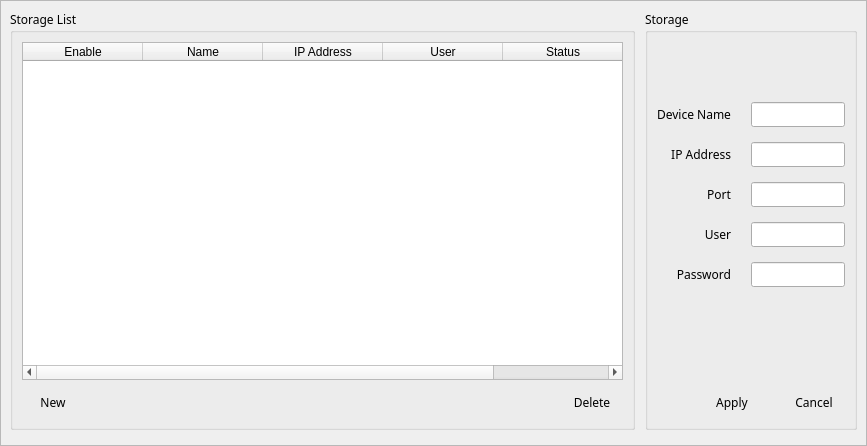
<?xml version="1.0" encoding="UTF-8"?>
<ui version="4.0">
 <class>VidStorAdd</class>
 <widget class="QWidget" name="VidStorAdd">
  <property name="geometry">
   <rect>
    <x>0</x>
    <y>0</y>
    <width>867</width>
    <height>446</height>
   </rect>
  </property>
  <property name="minimumSize">
   <size>
    <width>0</width>
    <height>0</height>
   </size>
  </property>
  <property name="maximumSize">
   <size>
    <width>16777215</width>
    <height>16777215</height>
   </size>
  </property>
  <property name="font">
   <font>
    <family>나눔스퀘어_ac</family>
   </font>
  </property>
  <property name="windowTitle">
   <string>Form</string>
  </property>
  <property name="styleSheet">
   <string notr="true"/>
  </property>
  <layout class="QVBoxLayout" name="verticalLayout_3">
   <property name="spacing">
    <number>0</number>
   </property>
   <property name="leftMargin">
    <number>0</number>
   </property>
   <property name="topMargin">
    <number>0</number>
   </property>
   <property name="rightMargin">
    <number>0</number>
   </property>
   <property name="bottomMargin">
    <number>0</number>
   </property>
   <item>
    <widget class="QScrollArea" name="scrollArea">
     <property name="widgetResizable">
      <bool>true</bool>
     </property>
     <widget class="QWidget" name="scrollAreaWidgetContents">
      <property name="geometry">
       <rect>
        <x>0</x>
        <y>0</y>
        <width>865</width>
        <height>444</height>
       </rect>
      </property>
      <layout class="QVBoxLayout" name="verticalLayout_4">
       <item>
        <layout class="QHBoxLayout" name="horizontalLayout">
         <property name="spacing">
          <number>10</number>
         </property>
         <item>
          <widget class="QGroupBox" name="groupBox">
           <property name="title">
            <string>Storage List</string>
           </property>
           <layout class="QVBoxLayout" name="verticalLayout_2">
            <item>
             <widget class="QTableWidget" name="tableWidget">
              <property name="layoutDirection">
               <enum>Qt::LeftToRight</enum>
              </property>
              <property name="sizeAdjustPolicy">
               <enum>QAbstractScrollArea::AdjustToContents</enum>
              </property>
              <property name="editTriggers">
               <set>QAbstractItemView::NoEditTriggers</set>
              </property>
              <property name="selectionMode">
               <enum>QAbstractItemView::SingleSelection</enum>
              </property>
              <property name="selectionBehavior">
               <enum>QAbstractItemView::SelectRows</enum>
              </property>
              <property name="textElideMode">
               <enum>Qt::ElideMiddle</enum>
              </property>
              <property name="verticalScrollMode">
               <enum>QAbstractItemView::ScrollPerItem</enum>
              </property>
              <property name="horizontalScrollMode">
               <enum>QAbstractItemView::ScrollPerItem</enum>
              </property>
              <property name="gridStyle">
               <enum>Qt::SolidLine</enum>
              </property>
              <property name="sortingEnabled">
               <bool>false</bool>
              </property>
              <property name="wordWrap">
               <bool>false</bool>
              </property>
              <property name="cornerButtonEnabled">
               <bool>false</bool>
              </property>
              <property name="columnCount">
               <number>5</number>
              </property>
              <attribute name="horizontalHeaderVisible">
               <bool>true</bool>
              </attribute>
              <attribute name="horizontalHeaderCascadingSectionResizes">
               <bool>false</bool>
              </attribute>
              <attribute name="horizontalHeaderDefaultSectionSize">
               <number>120</number>
              </attribute>
              <attribute name="horizontalHeaderHighlightSections">
               <bool>true</bool>
              </attribute>
              <attribute name="horizontalHeaderMinimumSectionSize">
               <number>50</number>
              </attribute>
              <attribute name="horizontalHeaderStretchLastSection">
               <bool>true</bool>
              </attribute>
              <attribute name="verticalHeaderVisible">
               <bool>true</bool>
              </attribute>
              <attribute name="verticalHeaderHighlightSections">
               <bool>true</bool>
              </attribute>
              <attribute name="verticalHeaderStretchLastSection">
               <bool>false</bool>
              </attribute>
              <column>
               <property name="text">
                <string>Enable</string>
               </property>
              </column>
              <column>
               <property name="text">
                <string>Name</string>
               </property>
              </column>
              <column>
               <property name="text">
                <string>IP Address</string>
               </property>
              </column>
              <column>
               <property name="text">
                <string>User</string>
               </property>
              </column>
              <column>
               <property name="text">
                <string>Status</string>
               </property>
              </column>
             </widget>
            </item>
            <item>
             <layout class="QGridLayout" name="gridLayout_3">
              <property name="horizontalSpacing">
               <number>20</number>
              </property>
              <property name="verticalSpacing">
               <number>0</number>
              </property>
              <item row="0" column="3">
               <widget class="QPushButton" name="pbDelete">
                <property name="minimumSize">
                 <size>
                  <width>62</width>
                  <height>32</height>
                 </size>
                </property>
                <property name="maximumSize">
                 <size>
                  <width>62</width>
                  <height>32</height>
                 </size>
                </property>
                <property name="font">
                 <font>
                  <family>나눔스퀘어_ac</family>
                 </font>
                </property>
                <property name="styleSheet">
                 <string notr="true">QPushButton { 
background-image: url(:/action/resources/button.png);}
QPushButton:hover {
background-image: url(:/action/resources/buttonhover.png);}
QPushButton:pressed {
background-image: url(:/action/resources/buttonpress.png);}</string>
                </property>
                <property name="text">
                 <string>Delete</string>
                </property>
                <property name="iconSize">
                 <size>
                  <width>60</width>
                  <height>40</height>
                 </size>
                </property>
                <property name="flat">
                 <bool>true</bool>
                </property>
               </widget>
              </item>
              <item row="0" column="1">
               <widget class="QPushButton" name="pbNew">
                <property name="minimumSize">
                 <size>
                  <width>62</width>
                  <height>32</height>
                 </size>
                </property>
                <property name="maximumSize">
                 <size>
                  <width>62</width>
                  <height>32</height>
                 </size>
                </property>
                <property name="font">
                 <font>
                  <family>나눔스퀘어_ac</family>
                 </font>
                </property>
                <property name="styleSheet">
                 <string notr="true">QPushButton { 
background-image: url(:/action/resources/button.png);}
QPushButton:hover {
background-image: url(:/action/resources/buttonhover.png);}
QPushButton:pressed {
background-image: url(:/action/resources/buttonpress.png);}</string>
                </property>
                <property name="text">
                 <string>New</string>
                </property>
                <property name="iconSize">
                 <size>
                  <width>60</width>
                  <height>40</height>
                 </size>
                </property>
                <property name="flat">
                 <bool>true</bool>
                </property>
               </widget>
              </item>
              <item row="0" column="2">
               <spacer name="horizontalSpacer_3">
                <property name="orientation">
                 <enum>Qt::Horizontal</enum>
                </property>
                <property name="sizeHint" stdset="0">
                 <size>
                  <width>40</width>
                  <height>20</height>
                 </size>
                </property>
               </spacer>
              </item>
             </layout>
            </item>
           </layout>
          </widget>
         </item>
         <item>
          <widget class="QGroupBox" name="groupBox_2">
           <property name="title">
            <string>Storage</string>
           </property>
           <layout class="QVBoxLayout" name="verticalLayout">
            <item>
             <layout class="QGridLayout" name="gridLayout">
              <property name="topMargin">
               <number>60</number>
              </property>
              <property name="horizontalSpacing">
               <number>20</number>
              </property>
              <property name="verticalSpacing">
               <number>15</number>
              </property>
              <item row="5" column="0">
               <widget class="QLabel" name="labelIP">
                <property name="text">
                 <string>IP Address</string>
                </property>
                <property name="alignment">
                 <set>Qt::AlignRight|Qt::AlignTrailing|Qt::AlignVCenter</set>
                </property>
               </widget>
              </item>
              <item row="6" column="0">
               <widget class="QLabel" name="labelPort">
                <property name="text">
                 <string>Port</string>
                </property>
                <property name="alignment">
                 <set>Qt::AlignRight|Qt::AlignTrailing|Qt::AlignVCenter</set>
                </property>
               </widget>
              </item>
              <item row="8" column="1">
               <widget class="QLineEdit" name="lineEditPassword">
                <property name="maximumSize">
                 <size>
                  <width>300</width>
                  <height>16777215</height>
                 </size>
                </property>
               </widget>
              </item>
              <item row="3" column="0">
               <widget class="QLabel" name="labelName">
                <property name="text">
                 <string>Device Name</string>
                </property>
                <property name="alignment">
                 <set>Qt::AlignRight|Qt::AlignTrailing|Qt::AlignVCenter</set>
                </property>
               </widget>
              </item>
              <item row="7" column="1">
               <widget class="QLineEdit" name="lineEditUser">
                <property name="maximumSize">
                 <size>
                  <width>300</width>
                  <height>16777215</height>
                 </size>
                </property>
               </widget>
              </item>
              <item row="3" column="1">
               <widget class="QLineEdit" name="lineEditName">
                <property name="maximumSize">
                 <size>
                  <width>300</width>
                  <height>16777215</height>
                 </size>
                </property>
               </widget>
              </item>
              <item row="5" column="1">
               <widget class="QLineEdit" name="lineEditIP">
                <property name="maximumSize">
                 <size>
                  <width>300</width>
                  <height>16777215</height>
                 </size>
                </property>
               </widget>
              </item>
              <item row="7" column="0">
               <widget class="QLabel" name="labelUser">
                <property name="text">
                 <string>User</string>
                </property>
                <property name="alignment">
                 <set>Qt::AlignRight|Qt::AlignTrailing|Qt::AlignVCenter</set>
                </property>
               </widget>
              </item>
              <item row="8" column="0">
               <widget class="QLabel" name="labelPassword">
                <property name="text">
                 <string>Password</string>
                </property>
                <property name="alignment">
                 <set>Qt::AlignRight|Qt::AlignTrailing|Qt::AlignVCenter</set>
                </property>
               </widget>
              </item>
              <item row="6" column="1">
               <widget class="QLineEdit" name="lineEditPort">
                <property name="maximumSize">
                 <size>
                  <width>300</width>
                  <height>16777215</height>
                 </size>
                </property>
               </widget>
              </item>
             </layout>
            </item>
            <item>
             <spacer name="verticalSpacer">
              <property name="orientation">
               <enum>Qt::Vertical</enum>
              </property>
              <property name="sizeHint" stdset="0">
               <size>
                <width>20</width>
                <height>40</height>
               </size>
              </property>
             </spacer>
            </item>
            <item>
             <layout class="QGridLayout" name="gridLayout_2">
              <property name="horizontalSpacing">
               <number>20</number>
              </property>
              <property name="verticalSpacing">
               <number>0</number>
              </property>
              <item row="0" column="2">
               <widget class="QPushButton" name="pbCancel">
                <property name="minimumSize">
                 <size>
                  <width>62</width>
                  <height>32</height>
                 </size>
                </property>
                <property name="maximumSize">
                 <size>
                  <width>62</width>
                  <height>32</height>
                 </size>
                </property>
                <property name="font">
                 <font>
                  <family>나눔스퀘어_ac</family>
                 </font>
                </property>
                <property name="styleSheet">
                 <string notr="true">QPushButton { 
background-image: url(:/action/resources/button.png);}
QPushButton:hover {
background-image: url(:/action/resources/buttonhover.png);}
QPushButton:pressed {
background-image: url(:/action/resources/buttonpress.png);}</string>
                </property>
                <property name="text">
                 <string>Cancel</string>
                </property>
                <property name="iconSize">
                 <size>
                  <width>60</width>
                  <height>40</height>
                 </size>
                </property>
                <property name="flat">
                 <bool>true</bool>
                </property>
               </widget>
              </item>
              <item row="0" column="1">
               <widget class="QPushButton" name="pbApply">
                <property name="minimumSize">
                 <size>
                  <width>62</width>
                  <height>32</height>
                 </size>
                </property>
                <property name="maximumSize">
                 <size>
                  <width>62</width>
                  <height>32</height>
                 </size>
                </property>
                <property name="font">
                 <font>
                  <family>나눔스퀘어_ac</family>
                 </font>
                </property>
                <property name="styleSheet">
                 <string notr="true">QPushButton { 
background-image: url(:/action/resources/button.png);}
QPushButton:hover {
background-image: url(:/action/resources/buttonhover.png);}
QPushButton:pressed {
background-image: url(:/action/resources/buttonpress.png);}</string>
                </property>
                <property name="text">
                 <string>Apply</string>
                </property>
                <property name="iconSize">
                 <size>
                  <width>60</width>
                  <height>40</height>
                 </size>
                </property>
                <property name="flat">
                 <bool>true</bool>
                </property>
               </widget>
              </item>
              <item row="0" column="0">
               <spacer name="horizontalSpacer_2">
                <property name="orientation">
                 <enum>Qt::Horizontal</enum>
                </property>
                <property name="sizeHint" stdset="0">
                 <size>
                  <width>40</width>
                  <height>20</height>
                 </size>
                </property>
               </spacer>
              </item>
             </layout>
            </item>
           </layout>
          </widget>
         </item>
        </layout>
       </item>
       <item>
        <widget class="QWidget" name="Search" native="true"/>
       </item>
      </layout>
     </widget>
    </widget>
   </item>
  </layout>
 </widget>
 <resources>
  <include location="../../main/vscmainwindows.qrc"/>
 </resources>
 <connections/>
</ui>
